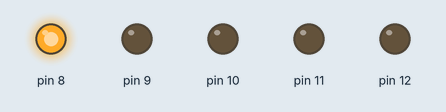
A sketch run on a simulated Arduino Uno, built with avr-gcc and run on an emulated ATmega328P. Shown: output pins drawn as LEDs (lit = HIGH).

Above: at 0.12 s.
At 1.2 s:
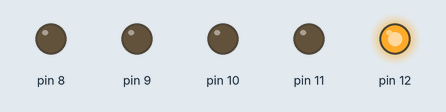
At 2.12 s:
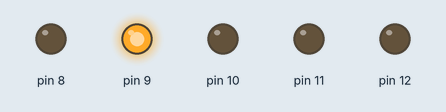
At 3.2 s:
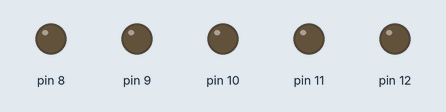
At 4.0 s:
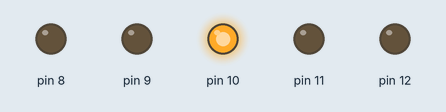
At 5.0 s:
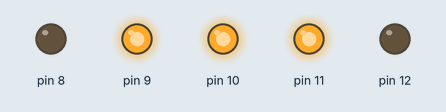
Timing chart, 0 to 7.2 s (numbered marks = the images above):
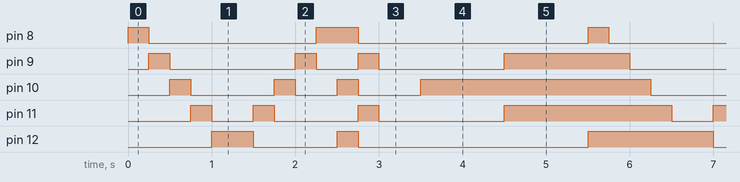

Measured:
- by itself, pin 8: repeats every 5.5 s: LOW 2.0 s, HIGH 0.50 s, LOW 2.8 s, HIGH 0.25 s
- by itself, pin 9: repeats every 5.5 s: LOW 1.5 s, HIGH 0.25 s, LOW 0.50 s, HIGH 0.25 s, LOW 1.5 s, HIGH 1.5 s
- by itself, pin 10: repeats every 5.5 s: LOW 1.0 s, HIGH 0.25 s, LOW 0.50 s, HIGH 0.25 s, LOW 0.75 s, HIGH 2.8 s
- by itself, pin 11: repeats every 5.5 s: LOW 0.50 s, HIGH 0.25 s, LOW 1.0 s, HIGH 0.25 s, LOW 1.5 s, HIGH 2.0 s
- by itself, pin 12: repeats every 5.5 s: LOW 1.0 s, HIGH 0.25 s, LOW 2.8 s, HIGH 1.5 s

The sketch:

TESTLED.ino
```cpp
void setup() {
  pinMode(8,OUTPUT);
  pinMode(9,OUTPUT);
  pinMode(10,OUTPUT);
  pinMode(11,OUTPUT);
  pinMode(12,OUTPUT);

}

void loop() {
  int i ;
for(i=8;i<=12;i++)
{
  digitalWrite(i,HIGH);
  delay(250);
  digitalWrite(i,LOW);
  }
for(i=12;i>=8;i--)
{
  digitalWrite(i,HIGH);
  delay(250);
  digitalWrite(i,LOW);
  }

    digitalWrite(8,HIGH);
    digitalWrite(10,HIGH);
    digitalWrite(12,HIGH);
    delay(250);
    digitalWrite(8,LOW);
    digitalWrite(10,LOW);
    digitalWrite(12,LOW);
    digitalWrite(9,HIGH);
    digitalWrite(11,HIGH);
    delay(250);
        digitalWrite(8,LOW);
    digitalWrite(10,LOW);
    digitalWrite(12,LOW);
    digitalWrite(9,LOW);
    digitalWrite(11,LOW);
       delay(500);
    digitalWrite(10,HIGH);
    delay(1000);
    digitalWrite(9,HIGH);
    digitalWrite(11,HIGH);

    delay(1000);
    digitalWrite(12,HIGH);
    digitalWrite(8,HIGH);


}
```
